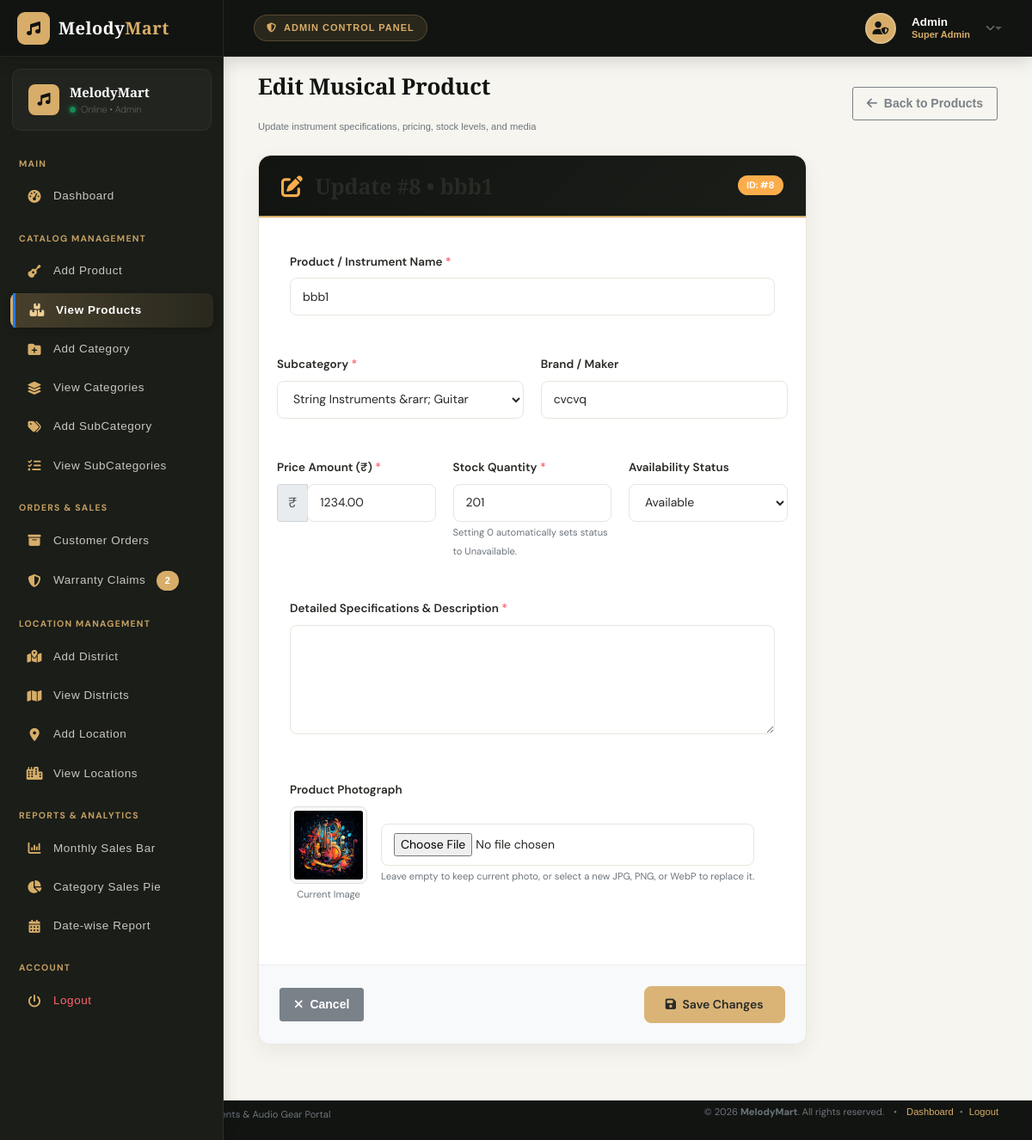
The page /Admin/productedit.php?pid=8 on the database its author committed.
### tables this page shows
CREATE TABLE IF NOT EXISTS `tbl_product` (
  `product_id` int NOT NULL AUTO_INCREMENT,
  `product_name` varchar(50) NOT NULL,
  `subcat` int NOT NULL,
  `amount` decimal(10,2) NOT NULL DEFAULT '0.00',
  `image` varchar(50) NOT NULL,
  `stock` int NOT NULL,
  `pstatus` varchar(50) NOT NULL DEFAULT 'available',
  `brand` varchar(50) NOT NULL,
  `description` text,
  `subcategory_id` int GENERATED ALWAYS AS (`subcat`) VIRTUAL,
  PRIMARY KEY (`product_id`),
  KEY `idx_product_subcat` (`subcat`)
);

CREATE TABLE IF NOT EXISTS `tbl_subcategory` (
  `subcategory_id` int NOT NULL AUTO_INCREMENT,
  `name` varchar(200) NOT NULL,
  `image` varchar(255) NOT NULL,
  `description` text NOT NULL,
  `category_id` int NOT NULL,
  PRIMARY KEY (`subcategory_id`),
  KEY `category_id` (`category_id`)
);

CREATE TABLE IF NOT EXISTS `tbl_category` (
  `category_id` int NOT NULL AUTO_INCREMENT,
  `category_name` varchar(50) NOT NULL,
  `category_image` varchar(50) NOT NULL,
  PRIMARY KEY (`category_id`)
);

### dboperation.php (called while the page is built, shortened)
<?php
if (!class_exists('dboperation')) {
    class dboperation
    {
        public $con, $res;
        function __construct()
        {
            $this->con = mysqli_connect("localhost", "root", "", "db_orchestraone");
        }
        public function executequery($sql)
        {
            $this->res = mysqli_query($this->con, $sql);
            return $this->res;
        }
    }
}
?>

### Admin/productedit.php (the view, shortened to what this page needs)
<?php
include("header.php");
include_once("../dboperation.php");
$db = new dboperation();
$pid = isset($_GET["pid"]) ? (int)$_GET["pid"] : 0;
$sql = "SELECT p.*, s.name AS subcat_name
        FROM tbl_product p
        LEFT JOIN tbl_subcategory s ON p.subcat = s.subcategory_id
        WHERE p.product_id = '$pid'";
$res = $db->executequery($sql);
$product = ($res) ? mysqli_fetch_assoc($res) : null;
$subcatList = $db->executequery("SELECT s.subcategory_id, s.name, c.category_name
                                FROM tbl_subcategory s
                                LEFT JOIN tbl_category c ON s.category_id = c.category_id
                                ORDER BY c.category_name ASC, s.name ASC");
?>
<div class="main-panel">
    <div class="content">
        <div class="container-fluid">
            <div class="d-flex justify-content-between align-items-center mb-4 flex-wrap">
                <div>
                    <h4 class="page-title mb-1">Edit Musical Product</h4>
                    <p class="text-muted small mb-0">Update instrument specifications, pricing, stock levels, and media</p>
                </div>
                <a href="productview.php" class="btn btn-outline-secondary font-weight-bold">
                    <i class="fa-solid fa-arrow-left mr-1"></i> Back to Products
                </a>
            </div>
            <?php if (!$product): ?>
                <div class="alert alert-warning py-4 text-center">
                    <h5><i class="fa-solid fa-triangle-exclamation mr-1"></i> Product Not Found</h5>
                    <p class="mb-3 text-muted">The requested product could not be found in the catalog.</p>
                    <a href="productview.php" class="btn btn-dark">View All Products</a>
                </div>
            <?php else: ?>
                <div class="row">
                    <div class="col-lg-9 col-md-11">
                        <div class="card shadow-sm border-0" style="border: 1px solid #e8e5dc !important; border-radius: 12px;">
                            <div class="card-header bg-dark text-white py-3 px-4 d-flex justify-content-between align-items-center">
                                <h5 class="mb-0 font-weight-bold" style="font-family: 'Playfair Display', Georgia, serif;">
                                    <i class="fa-solid fa-pen-to-square text-warning mr-2"></i> Update #<?php echo $pid; ?> &bull; <?php echo htmlspecialchars($product['product_name']); ?>
                                </h5>
                                <span class="badge badge-warning text-dark font-weight-bold">
                                    ID: #<?php echo $pid; ?>
                                </span>
                            </div>
                            <form action="producteditaction.php" method="POST" enctype="multipart/form-data">
                                <div class="card-body p-4">
                                    <div class="form-group mb-3">
                                        <label class="font-weight-bold text-dark">Product / Instrument Name <span class="text-danger">*</span></label>
                                        <input type="text" class="form-control" name="product_name" value="<?php echo htmlspecialchars($product['product_name']); ?>" required>
                                    </div>
                                    <div class="row mb-3">
                                        <div class="col-md-6 form-group">
                                            <label class="font-weight-bold text-dark">Subcategory <span class="text-danger">*</span></label>
                                            <select class="form-control" name="subcategory_id" required>
                                                <?php if ($subcatList): ?>
                                                    <?php while ($subRow = mysqli_fetch_assoc($subcatList)): ?>
                                                        <option value="<?php echo (int)$subRow['subcategory_id']; ?>" <?php echo ((int)$product['subcat'] === (int)$subRow['subcategory_id']) ? 'selected' : ''; ?>>
                                                            <?php echo htmlspecialchars($subRow['category_name'] . ' &rarr; ' . $subRow['name']); ?>
                                                        </option>
                                                    <?php endwhile; ?>
                                                <?php endif; ?>
                                            </select>
                                        </div>
                                        <div class="col-md-6 form-group">
                                            <label class="font-weight-bold text-dark">Brand / Maker</label>
                                            <input type="text" class="form-control" name="brand" value="<?php echo htmlspecialchars($product['brand'] ?: 'MelodyMart'); ?>">
                                        </div>
                                    </div>
                                    <div class="row mb-3">
                                        <div class="col-md-4 form-group">
                                            <label class="font-weight-bold text-dark">Price Amount (₹) <span class="text-danger">*</span></label>
                                            <div class="input-group">
                                                <div class="input-group-prepend">
                                                    <span class="input-group-text">₹</span>
                                                </div>
                                                <input type="number" class="form-control" name="amount" value="<?php echo htmlspecialchars($product['amount']); ?>" min="0" step="0.01" required>
                                            </div>
                                        </div>
                                        <div class="col-md-4 form-group">
                                            <label class="font-weight-bold text-dark">Stock Quantity <span class="text-danger">*</span></label>
                                            <input type="number" class="form-control" name="stock" id="stockInput" value="<?php echo (int)$product['stock']; ?>" min="0" required oninput="checkStockStatus(this.value)">
                                            <small class="text-muted">Setting 0 automatically sets status to Unavailable.</small>
                                        </div>
                                        <div class="col-md-4 form-group">
                                            <label class="font-weight-bold text-dark">Availability Status</label>
                                            <select class="form-control" name="pstatus" id="statusSelect">
                                                <option value="available" <?php echo (strtolower($product['pstatus']) === 'available') ? 'selected' : ''; ?>>Available</option>
                                            </select>
                                        </div>
                                    </div>
                                    <div class="form-group mb-4">
                                        <label class="font-weight-bold text-dark">Detailed Specifications &amp; Description <span class="text-danger">*</span></label>
                                        <textarea class="form-control" name="description" rows="5" required><?php echo htmlspecialchars($product['description']); ?></textarea>
                                    </div>
                                    <div class="form-group mb-3">
                                        <label class="font-weight-bold text-dark">Product Photograph</label>
                                        <div class="d-flex align-items-center flex-wrap mb-2">
                                            <div class="mr-3 mb-2 text-center">
                                                <img src="../uploads/<?php echo htmlspecialchars($product['image']); ?>"
                                                     alt="Current Product Image"
                                                     id="currentImgPreview"
                                                     style="width: 90px; height: 90px; object-fit: contain; background: #fafafa; border: 1px solid #ddd; border-radius: 8px; padding: 4px;"
                                                     onerror="this.src='../Guest/ins.jpg'">
                                                <span class="d-block small text-muted mt-1">Current Image</span>
                                            </div>
                                            <div class="flex-grow-1 mb-2">
                                                <input type="file" class="form-control" name="image" accept="image/*" onchange="previewNewImage(this)">
                                                <small class="text-muted d-block mt-1">Leave empty to keep current photo, or select a new JPG, PNG, or WebP to replace it.</small>
                                            </div>
                                        </div>
                                    </div>
                                </div>
                                <div class="card-footer bg-light p-4 d-flex justify-content-between align-items-center">
                                    <a href="productview.php" class="btn btn-secondary font-weight-bold">
                                        <i class="fa-solid fa-xmark mr-1"></i> Cancel
                                    </a>
                                    <button type="submit" name="submit_edit" class="btn btn-success font-weight-bold px-4">
                                        <i class="fa-solid fa-floppy-disk mr-1"></i> Save Changes
                                    </button>
                                </div>
                            </form>
                        </div>
                    </div>
                </div>
            <?php endif; ?>
        </div>
    </div>
</div>
<?php include("footer.php"); ?>

### Admin/assets/css/admin-guest-theme.css (style rules this page uses)
:root { --admin-dark: #121411; --admin-dark-soft: #1a1d18; --admin-dark-elevated: #242822; --admin-gold: #d7ad69; --admin-gold-light: #efcf96; --admin-gold-dark: #b88f4b; --admin-cream: #f7f5ef; --admin-cream-dark: #ede9dc; --admin-white: #ffffff; --admin-muted: #77796f; --admin-text: #272a25; --admin-border: #e8e5dc; --admin-border-dark: rgba(255, 255, 255, 0.08); --admin-font-body: 'DM Sans', -apple-system, BlinkMacSystemFont, "Segoe UI", Roboto, sans-serif; --admin-font-heading: 'Playfair Display', Georgia, serif; --admin-shadow-sm: 0 2px 8px rgba(18, 20, 17, 0.04); --admin-shadow-md: 0 8px 24px rgba(18, 20, 17, 0.06); --admin-shadow-lg: 0 16px 40px rgba(18, 20, 17, 0.1); }
body { font-family: var(--admin-font-body) !important; background-color: var(--admin-cream) !important; color: var(--admin-text) !important; line-height: 1.6; -webkit-font-smoothing: antialiased; }
h1, h2, h3, h4, h5, h6, .page-title, .card-title { font-family: var(--admin-font-heading) !important; color: var(--admin-text); letter-spacing: -0.2px; }
.main-panel { background-color: var(--admin-cream) !important; min-height: calc(100vh - 65px); transition: all 0.3s; }
.main-panel > .content, .main-panel > .content-wrapper { padding: 30px 25px 40px !important; background-color: var(--admin-cream) !important; }
.page-title { font-size: 26px !important; font-weight: 700 !important; color: var(--admin-dark) !important; margin-bottom: 24px !important; }
.card { border: 1px solid var(--admin-border) !important; border-radius: 14px !important; background: var(--admin-white) !important; box-shadow: var(--admin-shadow-md) !important; overflow: hidden; margin-bottom: 25px; transition: transform 0.25s ease, box-shadow 0.25s ease; }
.card .card-header, .category-card .card-header, .district-card .card-header, .location-card .card-header, .product-card-header, .location-card-header { background: linear-gradient(135deg, var(--admin-dark) 0%, var(--admin-dark-soft) 100%) !important; color: var(--admin-white) !important; border-bottom: 2px solid var(--admin-gold) !important; padding: 20px 26px !important; border-radius: 14px 14px 0 0 !important; }
.card .card-body, .category-card .card-body, .district-card .card-body, .location-card .card-body, .product-card-body, .location-card-body { padding: 26px 26px !important; background: var(--admin-white) !important; }
.form-group label, .district-card label, .location-card label, .product-card label { font-size: 13.5px !important; font-weight: 600 !important; color: var(--admin-text) !important; margin-bottom: 8px !important; display: block; }
.form-control, input[type="text"].form-control, input[type="number"].form-control, input[type="email"].form-control, input[type="date"].form-control, select.form-control, textarea.form-control { border: 1px solid var(--admin-border) !important; border-radius: 8px !important; font-size: 14px !important; padding: 10px 14px !important; font-family: var(--admin-font-body) !important; color: var(--admin-text) !important; background-color: var(--admin-white) !important; transition: all 0.25s ease !important; min-height: 44px; }
.btn-success, .btn-primary, button[name="submit"], .btn-submit { background: var(--admin-gold) !important; border: 1px solid var(--admin-gold) !important; color: var(--admin-dark) !important; font-weight: 600 !important; font-size: 14px !important; border-radius: 8px !important; padding: 10px 24px !important; transition: all 0.25s ease !important; cursor: pointer; }

### rows shown on the page
tbl_product: product_name "bbb1", subcategory_id "String Instruments &rarr; Guitar", brand "cvcvq", amount "1234.00", stock "201", pstatus "Available", image (picture)

### other values the page prints
$pendingWarrantyCount "2"
$pid "8"
